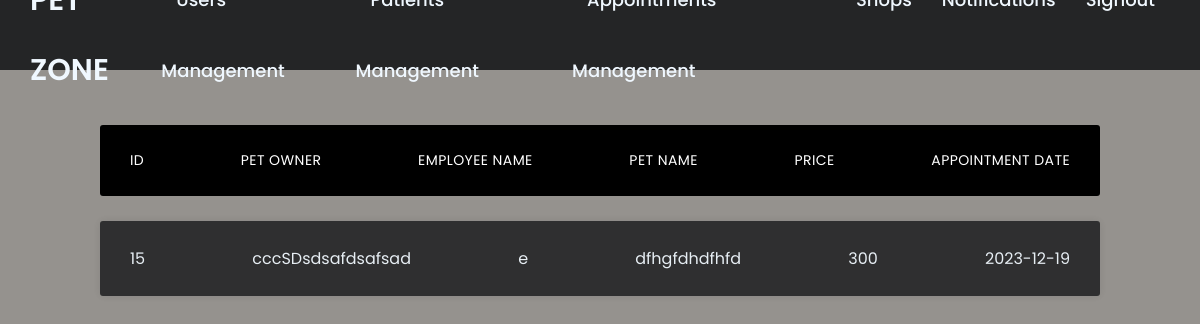
Screenshot of /pets/PetZone/view/pages/notifications.php (signed in) with the database file from the repository.
### tables this page shows
CREATE TABLE `appointments` (
  `ID` int(11) NOT NULL,
  `petOwner` varchar(50) NOT NULL,
  `EmployeeName` varchar(50) NOT NULL,
  `petname` varchar(50) NOT NULL,
  `aDate` date NOT NULL,
  `price` int(11) NOT NULL
);

### pets/PetZone/control/services/appointment.service.php (called while the page is built, shortened)
<?php
  require_once("superController.php");
?>
<?php
class AppointmentsController extends SuperController{
  private static $instance;
  private function __construct()
  {
    $this->db = $this->connect();
  }
  public static function getInstance()
  {
      if (self::$instance === null) {
          self::$instance = new self();
      }
      return self::$instance;
  }
  public function getAppointments($getType)
  {
      $appointments = array();
      $sql = "";
      if($getType == "all")
      {
          $sql = "select * from appointments order By aDate DESC";
      }
      if($getType == "employee")
      {
          $sql = "select * from appointments where EmployeeName = '". $_SESSION['Username'] ."' order By aDate DESC";
      }
      if($getType == "client")
      {
          $sql = "select * from appointments where petOwner = '". $_SESSION['Username'] ."' order By aDate DESC";
      }
      $result = $this->db->query($sql);
      $records=mysqli_fetch_all($result, MYSQLI_ASSOC);
      foreach($records as $r)
      {
          $a['ID'] = $r['ID'];
          $a['petOwner'] = $r['petOwner'];
          $a['EmployeeName'] = $r['EmployeeName'];
          $a['petname'] = $r['petname'];
          $a['aDate'] = $r['aDate'];
          $a['price'] = $r['price'];
          array_push($appointments, $a);
      }
      return $appointments;
  }
}
?>

### pets/PetZone/Dbh.php (called while the page is built, shortened)
<?php
class DBh{
	private $servername;
	private $username;
	private $password;
	private $dbname;
	private $conn;
	function __construct() {
		$this->servername = DB_SERVER;
		$this->username = DB_USER;
		$this->password = DB_PASS;
		$this->dbname = DB_DATABASE;
	}
	public function connect(){
		$this->conn = new mysqli($this->servername, $this->username, $this->password, $this->dbname);
		return $this->conn;
	}
	function query($sql){
		if (!empty($sql)){
			$this->result = $this->conn->query($sql);
			return $this->result;
		}
		else{
			return false;
		}
	}
}
?>

### pets/PetZone/control/services/superController.php (called while the page is built, shortened)
<?php
require_once("../../Dbh.php");
abstract class SuperController{
    protected $db;
    protected $conn;
    public function connect(){
        if(null === $this->conn ){
            $this->db = new Dbh();
        }
        return $this->db;
    }
}
?>

### pets/PetZone/view/pages/notifications.php (the view, shortened to what this page needs)
<html>
<?php include "../pages/sidebar.php";?>
<head>
<link rel="stylesheet" href="../style/style.css">
</head>
<body>
	<div>
    </div>
	<div>
        <?php
                echo"<ul class=\"responsive-table\" id=\"users\">";
                echo"<li class=\"table-header\">";
                echo"<div class=\"col\">ID</div>";
                echo"<div class=\"col\">Pet Owner</div>";
                echo"<div class=\"col\">Employee Name</div>";
                echo"<div class=\"col\">Pet Name</div>";
                echo"<div class=\"col\">Price</div>";
                echo"<div class=\"col\">Appointment Date</div>";
                echo"</li>";
                $appointmentsService = AppointmentsController::getInstance();
                $_AllAppointments = $appointmentsService->getAppointments('all');
                $_EmployeeAppointments = $appointmentsService->getAppointments('employee');
                $_ClientAppointments = $appointmentsService->getAppointments('client');
                if($_SESSION['accountType'] == "Admin")
                {
                    $arr = $_AllAppointments;
                }
                elseif($_SESSION['accountType'] == "Employee")
                {
                    $arr = $_EmployeeAppointments;
                }
                else
                {
                    $arr = $_ClientAppointments;
                }
                foreach($arr as $p){
                    echo '<li class="table-row">';
                            echo '<div class="col">';
                            echo $p['ID'];
                            echo '</div>';
                            echo '<div class="col">';
                            echo $p['petOwner'];
                            echo '</div>';
                            echo '<div class="col">';
                            echo $p['EmployeeName'];
                            echo '</div>';
                            echo '<div class="col">';
                            echo $p['petname'];
                            echo '</div>';
                            echo '<div class="col">';
                            echo $p['price'];
                            echo '</div>';
                            echo '<div class="col">';
                            echo $p['aDate'];
                            echo '</div>';
                            echo '</li>';
                }
               echo"</ul>";
                ?>
    	</div>
</body>
</html>

### pets/PetZone/view/style/sidebar.css (style rules this page uses)
* { margin: 0; padding: 0; box-sizing: border-box; font-family: 'Poppins', sans-serif; }

### pets/PetZone/view/style/style.css (style rules this page uses)
* { box-sizing: border-box; margin: 0; padding: 0; }
body { font-family: 'Open Sans', sans-serif; background: #100b0171; }
body { font-family: 'lato', sans-serif; }

### rows the page displays
appointments: ID "15", petOwner "cccSDsdsafdsafsad", EmployeeName "e", petname "dfhgfdhdfhfd", price "300", aDate "2023-12-19"
